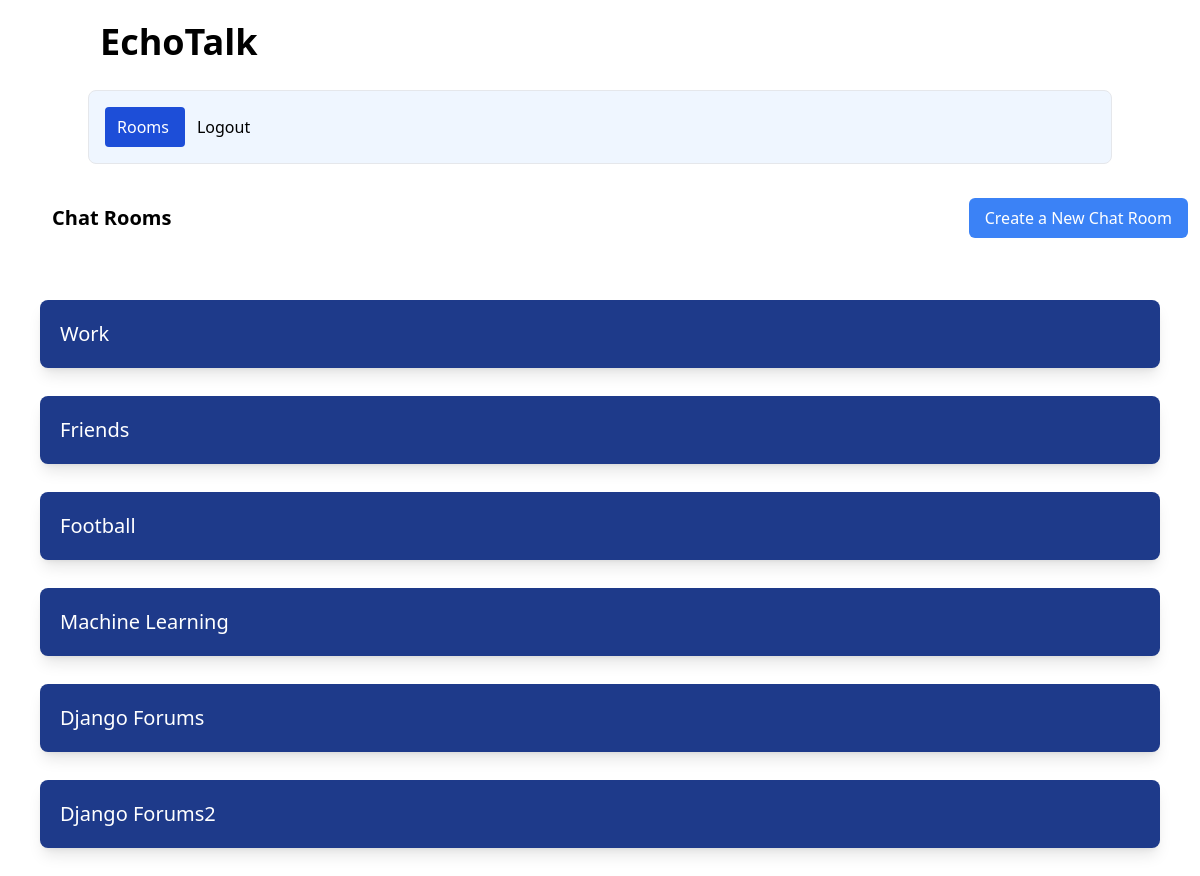
The app's page /rooms/ (signed in) with its own data.
### chatapp/models.py (models this page shows)
class ChatRoom(models.Model):
    name= models.CharField(max_length=100)
    slug= models.SlugField(unique=True)
    creator = models.ForeignKey(User, on_delete=models.CASCADE, default=User.objects.first().id)

### chatapp/views.py (the view)
# urls.py: path('', views.index,name='index' ),
def index(request):
    chatrooms = ChatRoom.objects.all()
    return render(request,'chatapp/index.html',{'chatrooms':chatrooms})

### chatapp/templates/chatapp/index.html
{% extends 'chatapp/base.html' %}
{% block body %}
  <div class="flex items-center justify-between">
    <h1 class="font-bold m-10 text-xl">Chat Rooms</h1>
    {% if user.is_authenticated %}
      <form action="{% url 'create_room' %}" method="get">
        <button type="submit" class="bg-blue-500 text-white py-2 px-4 rounded-md hover:bg-blue-600 focus:outline-none focus:shadow-outline">Create a New Chat Room</button>
      </form>
    {% endif %}
  </div>
  {% for chatroom in chatrooms %}
    <div class="shadow-lg p-5 m-5 bg-blue-900 text-white rounded-lg m-7 text-xl">
      <a href="{% url 'chatroom' chatroom.slug %}">{{ chatroom.name }}</a>
    </div>
  {% endfor %}
{% endblock %}

### records on screen
ChatRoom: name "Work"
ChatRoom: name "Friends"
ChatRoom: name "Football"
ChatRoom: name "Machine Learning"
ChatRoom: name "Django Forums"
ChatRoom: name "Django Forums2"
